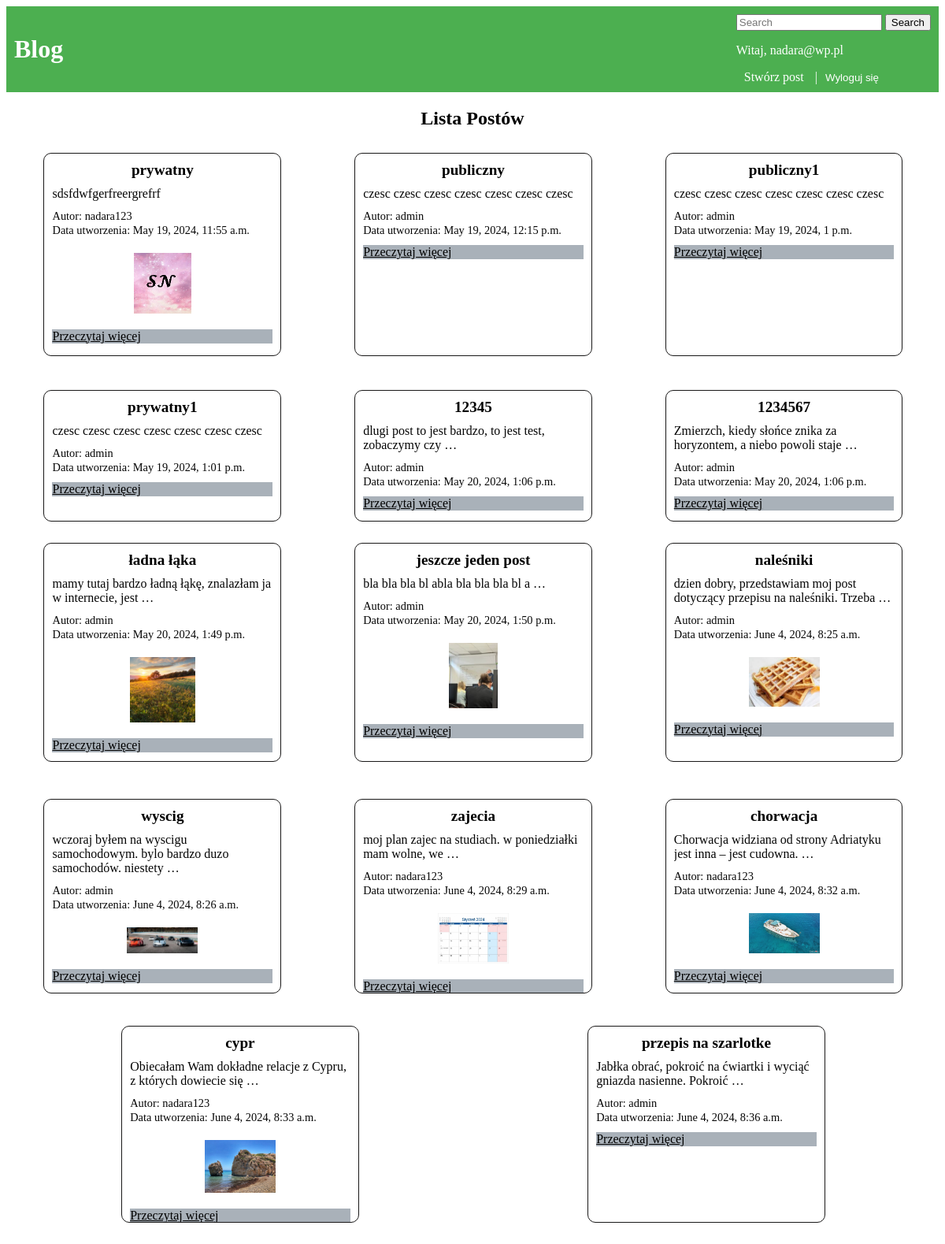
Page /posty/ (signed in) on the committed database.
### mainapp/models.py (models this page shows, shortened)
class Post(models.Model):
    tytul = models.CharField(max_length=200)
    tresc = models.TextField(max_length=2000)
    data_utworzenia = models.DateTimeField(auto_now_add=True)
    autor = models.ForeignKey(User, on_delete=models.CASCADE)
    image = models.ImageField(null=True, blank=True, upload_to="images/")
    DOSTEP_CHOICES = (
        ('Publiczny', 'Publiczny'),
        ('Ograniczony', 'Ograniczony'),
    )
    dostep = models.CharField(max_length=20, choices=DOSTEP_CHOICES, default='Publiczny')

### mainapp/views.py (the view)
# urls.py: path('posty/', views.post_list, name='post_list'),
def post_list(request):
    if request.user.is_authenticated:
        posts = Post.objects.all()
    else:
        posts = Post.objects.filter(dostep='Publiczny')
    print("wyswietlono liste postow")
    return render(request, './post/post_list.html', {'posts': posts})

### mainapp/templates/post/post_list.html (shortened to what this page needs)
{% extends "base.html" %}
{% block content %}
<div class="container mt-5">
  <h2 class="post-label">Lista Postów</h2>
  <div class="row justify-content-center">
    {% for post in posts %}
    <div class="col-md-4 mb-3">
      <div class="card post-card">
        <div class="card-body">
          <h5 class="card-title post-title">{{ post.tytul }}</h5>
          <p class="card-text post-text">{{ post.tresc|truncatewords_html:10 }}</p>
        </div>
        <div class="card-footer">
          <small class="text-muted post-info">Autor: {{ post.autor }}</small>
          <br>
          <small class="text-muted post-info">Data utworzenia: {{ post.data_utworzenia }}</small>
        </div>
        {% if post.image %}
        <img src="{{ post.image.url }}" alt="{{ post.tytul }}" class="post-image">
        {% endif %}
        <a href="{% url 'post_detail' post.id %}" class="btn btn-primary read-more-btn">Przeczytaj więcej</a>
      </div>
    </div>
    {% endfor %}
  </div>
</div>
{% endblock %}

### mainapp/templates/base.html (shortened to what this page needs)
<!DOCTYPE html>
<html lang="en">
<head>
</head>
<body>
    <header>
        <a href="{% url 'index' %}" style="text-decoration: none; color: white;">
            <h1>Blog</h1>
        </a>
        <nav>
            {% if user.is_authenticated %}
                <form class = "d-flex" method=POST action="{% url 'search' %} ">
                    <input class=" form-control me-2" type="search" placeholder="Search" aria-label="Search" name="searched">
                    <button class="btn btn-outline-secondary" type="submit">Search</button>
                </form>
                <p>Witaj, {{ user.email }}</p>
                <a href="{% url 'createpost' %}" style="text-decoration: none; color: white;">Stwórz post</a> |
                <form action="{% url 'logout' %}" method="post" id="logout-form" style="display: inline;">
                    <button type="submit" style="text-decoration: none; color: white; background-color: transparent; border: none;">Wyloguj się</button>
                </form>
            {% endif %}
        </nav>
    </header>
    {% block content %}
    {% endblock %}
</body>
</html>

### mainapp/templates/base.html (style rules this page uses)
header { background-color: #4CAF50; color: white; padding: 10px; display: flex; justify-content: space-between; align-items: center; }
nav a { color: white; text-decoration: none; margin: 0 10px; }

### mainapp/templates/post/post_list.html (style rules this page uses)
.post-card { border: 1px solid #191818; border-radius: 10px; margin-bottom: 20px; margin-top: 10px; width: 100%; height: 85%; overflow: hidden; }
.post-title { font-size: 1.2rem; color: #000000; margin: 10px; text-align: center; }
.post-text { font-size: 1rem; color: #050505; margin: 10px; overflow: hidden; height: 60%; }
.post-image { max-width: 30%; max-height: 30%; margin: 20px auto; display: block; }
.post-info { font-size: 0.9rem; color: #060606; margin: 10px; }
.read-more-btn { background-color: #a9b1b9; color: #000000; border: none; margin: 10px; display: block; }
.post-label { font-size: 1.5rem; font-weight: bold; color: #000000; text-align: center; margin-bottom: 20px; }
@media (min-width: 768px) { .col-md-4 { flex: 0 0 calc(27% - 20px); max-width: calc(27% - 20px); } }
@media (min-width: 768px) { .row { display: flex; flex-wrap: wrap; justify-content: space-around; margin-top: 10px; margin-bottom: 20px; } }
@media (min-width: 768px) { .col-md-4 { padding: 0 10px; } }

### rows in the picture
Post: tytul "prywatny", tresc "sdsfdwfgerfreergrefrf", autor "nadara123", data_utworzenia "May 19, 2024, 11:55 a.m.", image (picture)
Post: tytul "publiczny", tresc "czesc czesc czesc czesc czesc czesc czesc", autor "admin", data_utworzenia "May 19, 2024, 12:15 p.m."
Post: tytul "publiczny1", tresc "czesc czesc czesc czesc czesc czesc czesc", autor "admin", data_utworzenia "May 19, 2024, 1 p.m."
Post: tytul "prywatny1", tresc "czesc czesc czesc czesc czesc czesc czesc", autor "admin", data_utworzenia "May 19, 2024, 1:01 p.m."
Post: tytul "12345", tresc "dlugi post to jest bardzo, to jest test, zobaczymy czy …", autor "admin", data_utworzenia "May 20, 2024, 1:06 p.m."
Post: tytul "1234567", tresc "Zmierzch, kiedy słońce znika za horyzontem, a niebo powoli staje …", autor "admin", data_utworzenia "May 20, 2024, 1:06 p.m."
Post: tytul "ładna łąka", tresc "mamy tutaj bardzo ładną łąkę, znalazłam ja w internecie, jest …", autor "admin", data_utworzenia "May 20, 2024, 1:49 p.m.", image (picture)
Post: tytul "jeszcze jeden post", tresc "bla bla bla bl abla bla bla bla bl a …", autor "admin", data_utworzenia "May 20, 2024, 1:50 p.m.", image (picture)
Post: tytul "naleśniki", tresc "dzien dobry, przedstawiam moj post dotyczący przepisu na naleśniki. Trzeba …", autor "admin", data_utworzenia "June 4, 2024, 8:25 a.m.", image (picture)
Post: tytul "wyscig", tresc "wczoraj byłem na wyscigu samochodowym. bylo bardzo duzo samochodów. niestety …", autor "admin", data_utworzenia "June 4, 2024, 8:26 a.m.", image (picture)
Post: tytul "zajecia", tresc "moj plan zajec na studiach. w poniedziałki mam wolne, we …", autor "nadara123", data_utworzenia "June 4, 2024, 8:29 a.m.", image (picture)
Post: tytul "chorwacja", tresc "Chorwacja widziana od strony Adriatyku jest inna – jest cudowna. …", autor "nadara123", data_utworzenia "June 4, 2024, 8:32 a.m.", image (picture)
Post: tytul "cypr", tresc "Obiecałam Wam dokładne relacje z Cypru, z których dowiecie się …", autor "nadara123", data_utworzenia "June 4, 2024, 8:33 a.m.", image (picture)
Post: tytul "przepis na szarlotke", tresc "Jabłka obrać, pokroić na ćwiartki i wyciąć gniazda nasienne. Pokroić …", autor "admin", data_utworzenia "June 4, 2024, 8:36 a.m."

### other values in the picture
{{ user.email }} "nadara@wp.pl"
